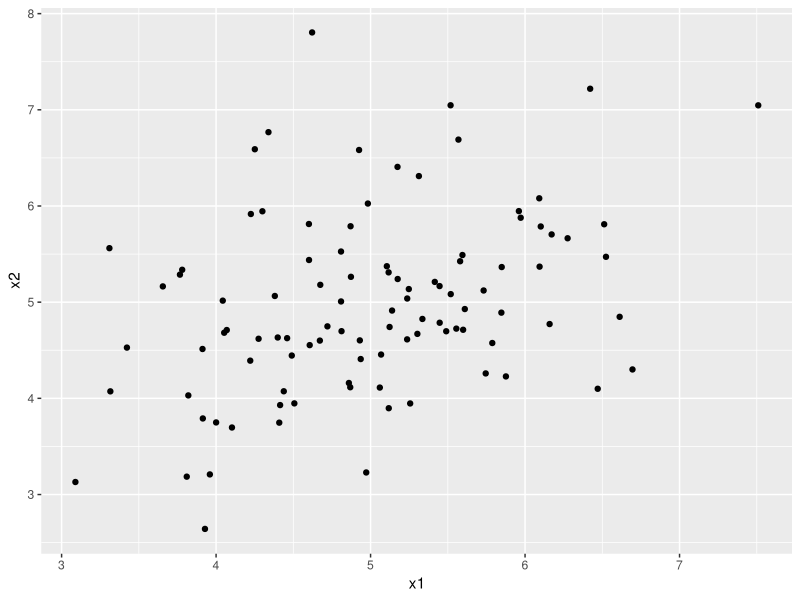
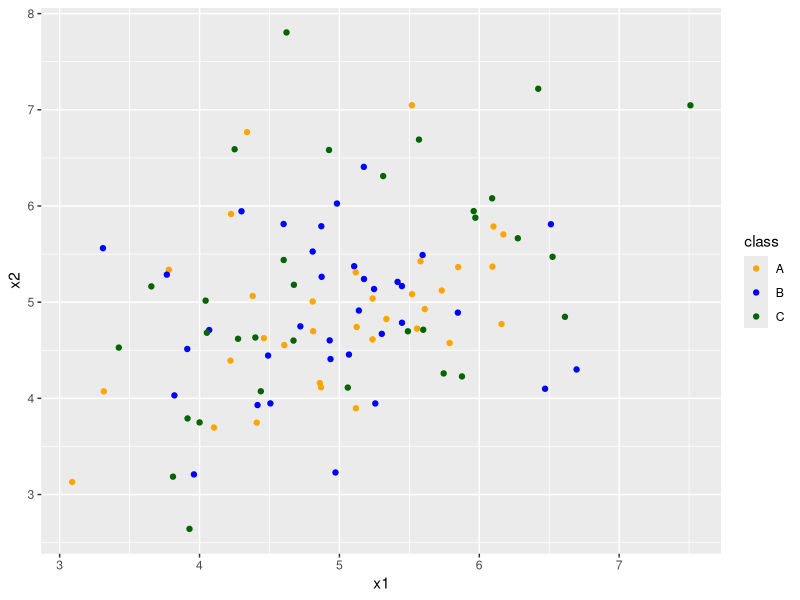
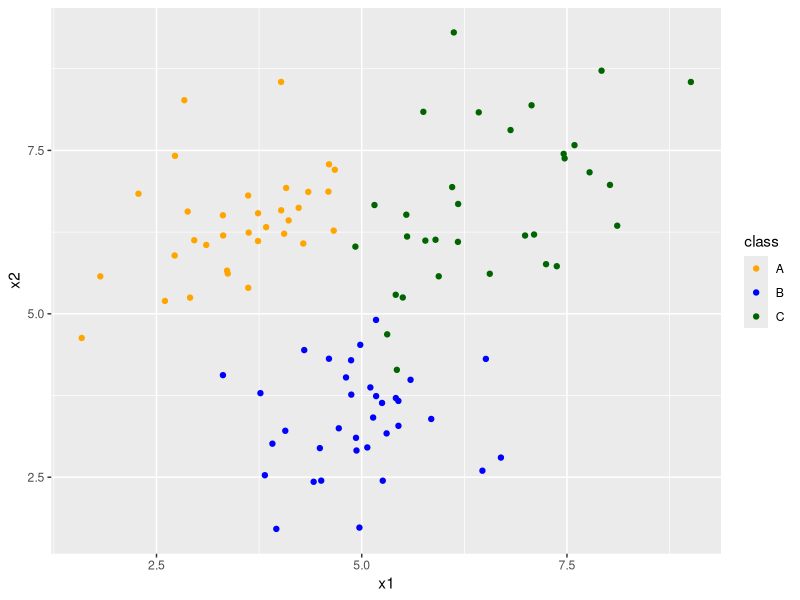
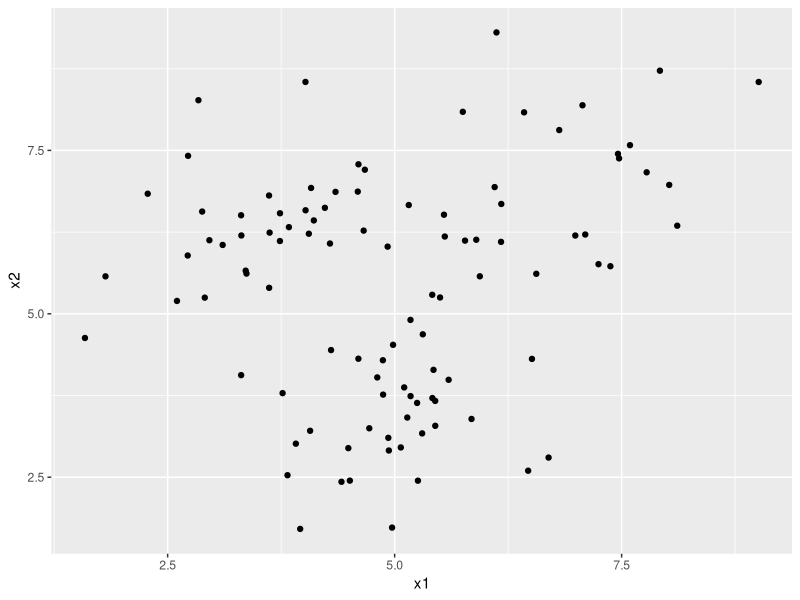
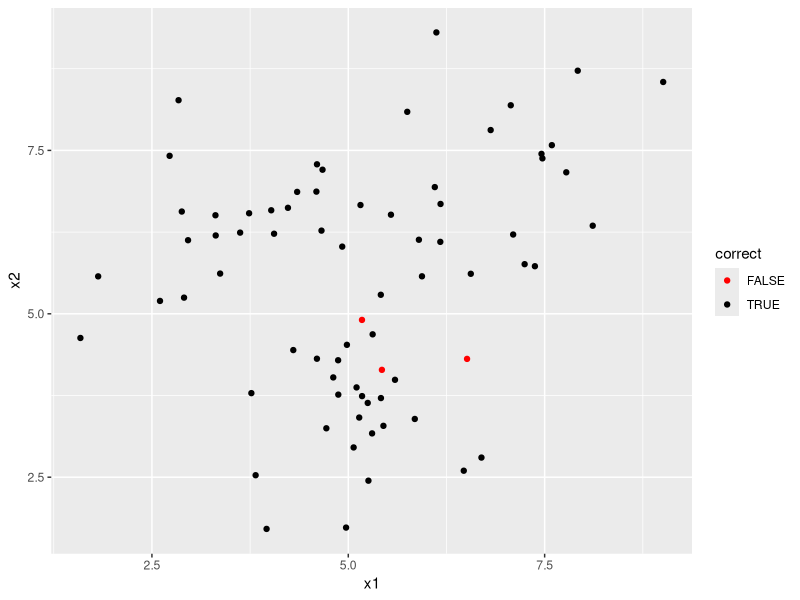
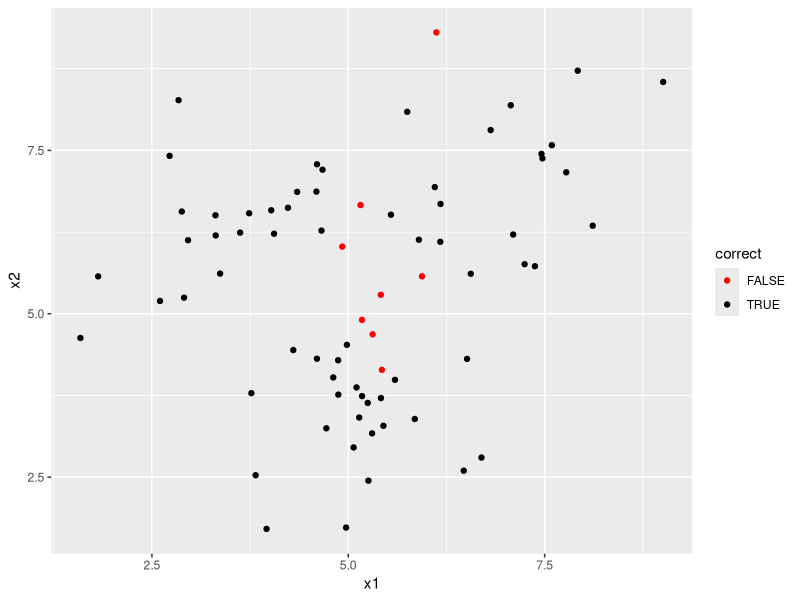
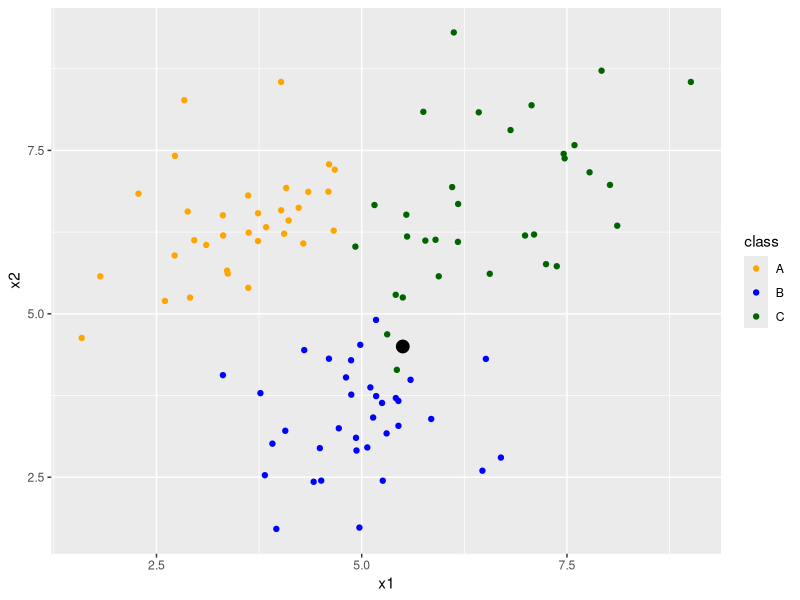
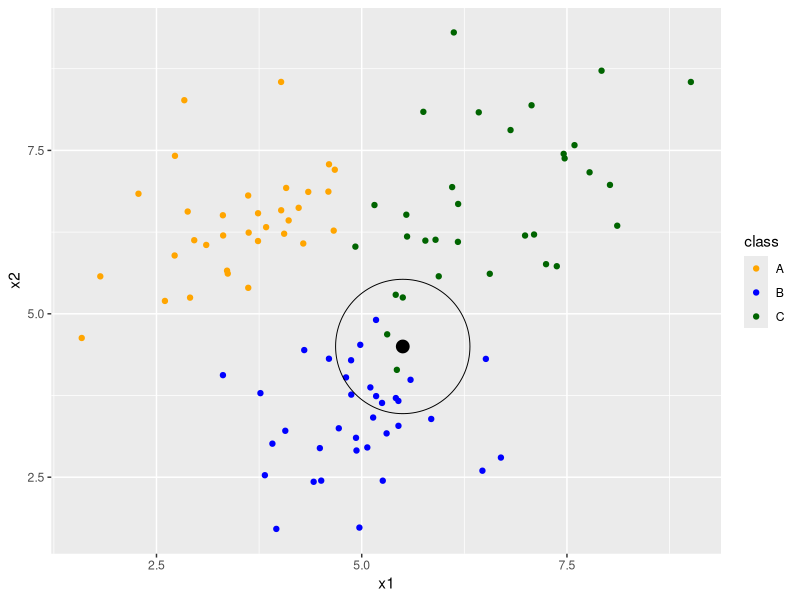

These charts were generated, in order, by the following R code:
## ---- chunk 1
library(dplyr)    # Data manipulation
library(magrittr) # Pipes
library(ggplot2)  # Plotting suite
library(MASS)     # Dataset
library(class)    # K-nearest Neighbour
library(mvtnorm)  # Multivariate Normal tools
## ---- chunk 2
helpIAmColourblind <- scale_color_manual(values = c("orange", 
                                                    "blue", 
                                                    "dark green"))
## ---- chunk 3
set.seed(123)
## ---- chunk 4
sigma <- matrix(c(1, .5, .5, 1), 2, 2)
rownames(sigma) <- colnames(sigma) <- c("x1", "x2")
## ---- chunk 5
sigma
## ---- chunk 6
sim.data <- mvtnorm::rmvnorm(n     = 100, 
                             mean  = c(5, 5), 
                             sigma = sigma)
colnames(sim.data) <- c("x1", "x2")
## ---- chunk 7
sim.data %>% 
  as_tibble %>%
  ggplot(aes(x1, x2)) +
  geom_point()
## ---- chunk 8
sim.data <- 
  sim.data %>%
  as_tibble %>%
  mutate(class = sample(c("A", "B", "C"), size = 100, replace = TRUE))
## ---- chunk 9
sim.data %>% head
## ---- chunk 10
sim.data %>%
  ggplot(aes(x1, x2,  colour = class)) +
  geom_point() + 
  helpIAmColourblind
## ---- chunk 11
sim.data <- 
  sim.data %>%
  mutate(x2 = case_when(class == "A" ~ x2 + 1.5,
                        class == "B" ~ x2 - 1.5,
                        class == "C" ~ x2 + 1.5),
         x1 = case_when(class == "A" ~ x1 - 1.5,
                        class == "B" ~ x1 - 0,
                        class == "C" ~ x1 + 1.5))
## ---- chunk 12
sim.data %>%
  ggplot(aes(x1, x2,  colour = class)) +
  geom_point() + 
  helpIAmColourblind
## ---- chunk 13
sim.data %>%
  ggplot(aes(x1, x2)) +
  geom_point()
## ---- chunk 14
set.seed(123)
sim.data <-
  sim.data %>% 
  mutate(set = sample(c("Train", "Test"), size = 100, 
                      prob = c(.25, .75), replace = TRUE))
sim.data
## ---- chunk 15
train.data <- subset(sim.data, set == "Train", select = c(x1, x2))
test.data <-  subset(sim.data, set == "Test",  select = c(x1, x2))
obs.class <-  subset(sim.data, set == "Train", select = class)
## ---- chunk 16
fit.knn <- knn(train = train.data,
               test  = test.data, 
               cl    = as.matrix(obs.class),
               k     = 3)
fit.knn
## ---- chunk 17
class.test <- subset(sim.data, set == "Test", select = class) %>%
  as.matrix()
correct <- fit.knn == class.test
mean(correct)
table(fit.knn, class.test)
## ---- chunk 18
cbind(test.data, correct) %>%
  ggplot(aes(x1, x2,  colour = correct)) +
  geom_point() +
  scale_colour_manual(values = c("red", "black"))
## ---- chunk 19
fit.knn <- knn(train = train.data,
               test  = test.data, 
               cl    = as.matrix(obs.class),
               k     = 2)
correct <- fit.knn == class.test
mean(correct)
table(fit.knn, class.test)
## ---- chunk 20
fit.knn <- knn(train = train.data,
               test  = test.data, 
               cl    = as.matrix(obs.class),
               k     = 4)
correct <- fit.knn == class.test
mean(correct)
table(fit.knn, class.test)
## ---- chunk 21
fit.knn <- knn(train = train.data,
               test = test.data, 
               cl = as.matrix(obs.class),
               k = 10)
correct <- fit.knn == class.test
mean(correct)
table(fit.knn, class.test)
## ---- chunk 22
cbind(test.data, correct) %>%
  ggplot(aes(x1, x2,  colour = correct)) +
  geom_point() +
  scale_colour_manual(values = c("red", "black"))
## ---- chunk 23
newObs <- data.frame(x1 = 5.5, x2 = 4.5)
## ---- chunk 24
sim.data %>%
  ggplot() +
  geom_point(aes(x1, x2,  colour = class)) + 
  geom_point(data = newObs, aes(x1, x2), size = 4, col = "black") +
  helpIAmColourblind
## ---- chunk 25
sim.data %>%
  ggplot() +
  geom_point(aes(x1, x2,  colour = class)) + 
  geom_point(data = newObs, aes(x1, x2), size = 4, col = "black") +
  geom_point(data = newObs, aes(x1, x2), size = 45, pch = 21, bg = "transparent") +
  helpIAmColourblind
## ---- chunk 26
knn(train = sim.data[, 1:2], cl = sim.data$class, k = 10, test = newObs)
## ---- chunk 27
sim.data %>%
  ggplot(aes(x1, x2)) +
  geom_point()
## ---- chunk 28
(fitkm <- kmeans(sim.data[, 1:2], centers = 3))
## ---- chunk 29
sim.data$clust <- as.factor(fitkm$cluster)

sim.data %>% ggplot +
  geom_point(aes(x = x1, y = x2, colour = clust)) +
  helpIAmColourblind
## ---- chunk 30
# this is the data-generating class

sim.data %>% ggplot +
  geom_point(aes(x = x1, y = x2, colour = class)) +
  helpIAmColourblind
## ---- chunk 31
sim.data %>% ggplot +
  geom_point(aes(x = x1, y = x2, colour = clust)) +
  geom_point(aes(x = x1, y = x2), data = as.data.frame(fitkm$centers),
             size = 5, col = "red", alpha = 0.8) +
  helpIAmColourblind
## ---- chunk 32
sim.data$clust <- as.factor(kmeans(sim.data[,1:2], 5)$cluster)

sim.data %>% ggplot +
  geom_point(aes(x = x1, y = x2, colour = clust)) +
  scale_colour_manual(values = viridisLite::viridis(5))
## ---- chunk 33
sim.data$clust <- as.factor(kmeans(sim.data[,1:2], 2)$cluster)

sim.data %>% ggplot +
  geom_point(aes(x = x1, y = x2, colour = clust)) +
  helpIAmColourblind
## ---- chunk 34
library(MASS)     # Datasets
library(mice)     # Boys dataset
library(dplyr)    # Data manipulation
library(magrittr) # Pipes
library(ggplot2)  # Plotting suite
## ---- chunk 35
par(mfrow = c(2,2), mar = c(4, 4, 3, 1))
boys %$% hist(na.omit(hgt), main = "Histogram", xlab = "Height")
boys %$% plot(density(na.omit(hgt)), main = "Density plot", xlab = "Height", bty = "L")
boys %$% plot(hgt, wgt, main = "Scatter plot", xlab = "Height", ylab = "Weight", bty = "L")
boys %$% boxplot(hgt~reg, main = "Boxplot", xlab = "Region", ylab = "Height")
## ---- chunk 36
hist(boys$hgt, main = "Histogram", xlab = "Height")
## ---- chunk 37
dens <- density(boys$hgt, na.rm = TRUE)
plot(dens, main = "Density plot", xlab = "Height", bty = "L")
## ---- chunk 38
plot(x = boys$hgt, y = boys$wgt, main = "Scatter plot", 
     xlab = "Height", ylab = "Weight", bty = "L")
## ---- chunk 39
boxplot(boys$hgt ~ boys$reg, main = "Boxplot", 
        xlab = "Region", ylab = "Height")
## ---- chunk 40
boxplot(hgt ~ reg, boys,  main = "Boxplot", xlab = "Region", 
        ylab = "Height", lwd = 2, notch = TRUE, col = rainbow(5))
## ---- chunk 41
boys %>% md.pattern() # from mice
## ---- chunk 42
result <- lm(age~wgt, boys)
plot(result, which = 1)
## ---- chunk 43
boys %>%
  ggplot(aes(x = age, y = bmi)) +
  geom_point(na.rm = TRUE)
## ---- chunk 44
gg <- 
  boys %>%
  ggplot(aes(x = age, y = bmi)) +
  geom_point(col = "dark green")
## ---- chunk 45
gg <- gg + 
  geom_smooth(col = "dark blue")
## ---- chunk 46
gg <- gg + 
  labs(x = "Age", y = "BMI", title = "BMI trend for boys") +
  theme_minimal()
## ---- chunk 47
plot(gg)
## ---- chunk 48
gg <- 
  boys %>% 
  filter(!is.na(reg)) %>% 
  
  ggplot(aes(x      = age, 
             y      = bmi, 
             size   = hc, 
             colour = reg)) +
  
  geom_point(alpha = 0.5) +
  
  labs(title  = "BMI trend for boys",
       x      = "Age", 
       y      = "BMI", 
       size   = "Head circumference",
       colour = "Region") +
  theme_minimal()
## ---- chunk 49
plot(gg)
## ---- chunk 50
data.frame(x = letters[1:5], y = c(1, 3, 3, 2, 1)) %>% 
  ggplot(aes(x = x, y = y)) + 
  geom_bar(fill = "dark green", stat = "identity") +
  labs(title = "Value per letter",
       x     = "Letter", 
       y     = "Value") +
  theme_minimal()
## ---- chunk 51
ggdat <- data.frame(x = 1:100, y = rnorm(100))
ggdat %>% 
  ggplot(aes(x = x, y = y)) + 
  geom_line(colour = "dark green", lwd = 1) +
  ylim(-2, 3.5) +
  labs(title = "Some line thing",
       x     = "Time since start", 
       y     = "Some value") +
  theme_minimal()
## ---- chunk 52
ggdat %>% 
  ggplot(aes(x = x, y = y)) + 
  geom_smooth(colour = "dark green", lwd = 1, se = FALSE) +
  ylim(-2, 3.5) +
  labs(title = "Some line thing",
       x     = "Time since start", 
       y     = "Some value") +
  theme_minimal()
## ---- chunk 53
boys %>% 
  filter(!is.na(reg)) %>% 
  
  ggplot(aes(x = reg, y = bmi, fill = reg)) +
  
  geom_boxplot() +
  
  labs(title = "BMI across regions",
       x     = "Region", 
       y     = "BMI") +
  theme_minimal() + 
  theme(legend.position = "none")
## ---- chunk 54
boys %>% 
  filter(!is.na(reg)) %>% 
  ggplot(aes(x = hgt, fill = reg)) +
  geom_density(alpha = 0.5, colour = "transparent") +
  xlim(0, 250) + 
  labs(title = "Height across regions",
       x     = "Height", 
       fill  = "Region") +
  theme_minimal()
## ---- chunk 55
boys %>% 
  filter(!is.na(reg)) %>% 
  ggplot(aes(x = hgt, fill = reg)) +
  geom_density(alpha = 0.5, colour = "transparent") +
  xlim(0, 250) + 
  labs(title = "Height across regions",
       x     = "Height", 
       fill  = "Region") +
  theme_minimal()

boys %>% 
  filter(!is.na(reg)) %>% 
  ggplot(aes(x = hgt, fill = reg)) +
  geom_density(alpha = 0.5, colour = "transparent") +
  xlim(0, 250) + 
  labs(title = "Height across regions",
       x     = "Height", 
       fill  = "Region") +
  theme_gray()

boys %>% 
  filter(!is.na(reg)) %>% 
  ggplot(aes(x = hgt, fill = reg)) +
  geom_density(alpha = 0.5, colour = "transparent") +
  xlim(0, 250) + 
  labs(title = "Height across regions",
       x     = "Height", 
       fill  = "Region") +
  theme_classic()

boys %>% 
  filter(!is.na(reg)) %>% 
  ggplot(aes(x = hgt, fill = reg)) +
  geom_density(alpha = 0.5, colour = "transparent") +
  xlim(0, 250) + 
  labs(title = "Height across regions",
       x     = "Height", 
       fill  = "Region") +
  theme_dark()
